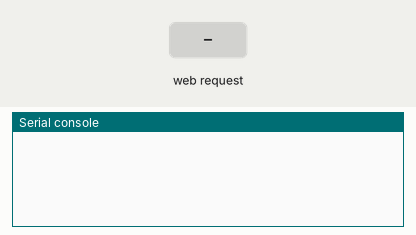
Simulated run of this program. Board: MicroPython board. Shown: the last lines printed to the serial console. The inputs (shaded band) are chosen by the test bench. At 4.3 s the program stops and its outputs stay as they are.

Above: at 1.2 s.
1.3 s: HTTP request GET / received
At 1.8 s:
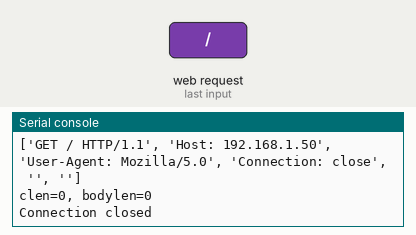
2.8 s: HTTP request GET /delete/ received
At 4.0 s:
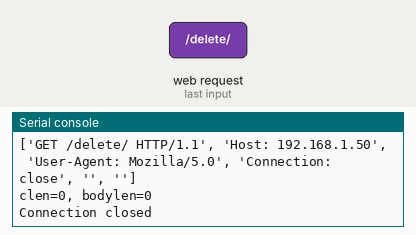
4.3 s: HTTP request GET /quit received
At 5.3 s:
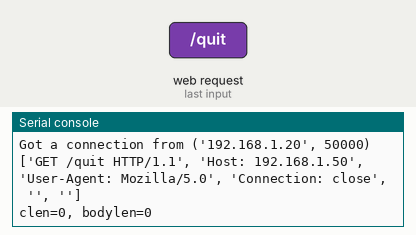

Measured:
- after the input at 1.3 s, the serial console: prints a new line at once (image 1)
- after the input at 2.8 s, the serial console: prints a new line at once (image 2)
- after the input at 4.3 s, the serial console: prints a new line at once (image 3)

The program:

bareserver.py
```python
try:
  import usocket as socket
except:
  import socket
import os


class BareServer:
    def __init__(self):
        pass

    def web_page(self):
        return bytearray("<!DOCTYPE html>\n<html><body><h1>Hi</h1></body></html>\n".encode())

    def parseRequest(self, conn):
        while True:
            request = conn.recv(4096).decode()
            if len(request)>0:
                break
            print("Empty request so far...")
            conn.close()
            return ""
        # print(request)
        lines = request.split("\r\n")
        print(lines)
        method,url,http = lines[0].split(" ")
        header = []
        body = ""
        i = 0
        clen = 0
        for l in lines[1:]:
            # print("->"+l+"<-")
            if l=="":
                # print(lines[(i+1):])
                body = "\r\n".join(lines[(i+2):])
                # print(body)
                break
            parts = l.split(": ",1)
            if parts[0]=="Content-Length":
                clen = int(parts[1])
            header.append([parts[0], parts[1]])
            i+=1
        print("clen=%d, bodylen=%d" %(clen, len(body)))
        while len(body)<clen:
            body+=conn.recv(4096).decode()
            # print("bodylen now = %d" % len(body))
        return method, url, header,body

    def responseOK(self, answer, html=True):
        r = "HTTP/1.1 200 OK\r\n"
        if html:
            r += "Content-Type: text/html; charset=UTF-8\r\n"
        else:
            r += "Content-Type: text/plain; charset=UTF-8\r\n"
        r += "Server: TetrisTable\r\n"
        r += "Content-Length: "+str(len(answer))+"\r\n"
        r += "Connection: close\r\n\r\n"
        r += answer
        return bytearray(r.encode())

    def responseERROR(self, code, answer):
        r = "HTTP/1.1 "+str(code)+"\r\n"
        r += "Content-Type: text/plain; charset=UTF-8\r\n"
        r += "Server: TetrisTable\r\n"
        r += "Content-Length: "+str(len(answer))+"\r\n"
        r += "Connection: close\r\n\r\n"
        r += answer
        return bytearray(r.encode())


    def indexpage(self, msg=""):
        answer = "<!DOCTYPE html>\n<html><body>"
        if len(msg)>0:
            answer += msg
        answer += "<a href='/quit'><h3>Quit Webserver</h3></a>"
        answer += "<h1>Upload</h1><form method='post' enctype='multipart/form-data'><input type='file' id='myfile' name='myfile'><input type='submit'></form>"
        answer += "<h1>Files</h1><ul>\n"
        for f in os.listdir():
            answer += "<li><a href=\""+f+"\">"+f+"</a> &nbsp; &nbsp <a href='/delete/"+f+"'>DELETE</a></li>\n"
        answer += "</ul></body></html>\n"
        return self.responseOK(answer)

    def exists(self, path):
        try:
            os.stat(path)
            return True
        except OSError as e:
            pass
        return False

    def get(self,url):
        if url=="/":
            return self.indexpage()
        if url[0:8]=="/delete/":
            filename = url[8:]
            if self.exists(filename):
                os.remove(filename)
                return self.indexpage("<h1>File "+filename+" deleted</h1>Und es war nicht mehr da...")
            return self.indexpage()
        filename = url[1:]
        print("Trying "+filename)
        if self.exists(filename):
            with open(filename) as f:
                contents = f.readlines()
            return self.responseOK("".join(contents), False)
        return self.responseERROR(404, "File "+filename+" not found!");


    def post(self, url, header, body):
        head = body.split("\r\n", 4)
        # print(head)
        sep = head[0]
        print(sep)
        print(head[1])
        fcontents = head[4].split("\r\n"+sep)[0]
        print(head[1].split("filename="))
        filename = head[1].split("filename=")[1][1:-1]
        print("Write to filename "+filename)
        with open(filename, "w") as f:
            f.write(fcontents)
        # print(fcontents)
        # return self.responseOK(fcontents, False)
        return self.indexpage("<h1>File "+filename+" written</h1>"+str(len(fcontents))+" Bytes written")

    def serve(self):
        s = socket.socket(socket.AF_INET, socket.SOCK_STREAM)
        s.setsockopt(socket.SOL_SOCKET, socket.SO_REUSEADDR, 1)
        s.bind(('', 80))
        s.listen(5)
        while True:
            conn, addr = s.accept()
            print('Got a connection from %s' % str(addr))
            method, url, header,body = (self.parseRequest(conn))
            if method=="GET":
                if url=="/quit":
                    conn.close()
                    s.close()
                    break
                response = self.get(url)
            elif method=="POST":
                response = self.post(url, header, body)
            else:
                response = self.responseERROR(404,"Method "+method+" not implemented")
            if len(response)>0:
                conn.sendall(response)
            print("Connection closed")
            conn.close()


if __name__ == "__main__":
    b = BareServer()
    b.serve()
```
